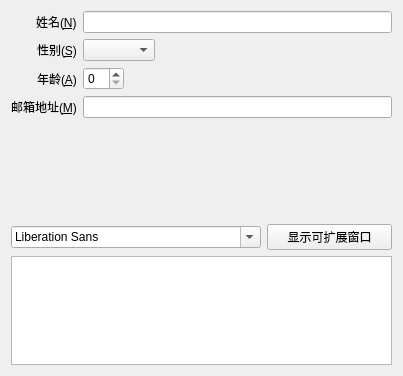
<?xml version="1.0" encoding="UTF-8"?>
<ui version="4.0">
 <class>MyWidgetClass</class>
 <widget class="QWidget" name="MyWidgetClass">
  <property name="geometry">
   <rect>
    <x>0</x>
    <y>0</y>
    <width>403</width>
    <height>376</height>
   </rect>
  </property>
  <property name="minimumSize">
   <size>
    <width>200</width>
    <height>150</height>
   </size>
  </property>
  <property name="maximumSize">
   <size>
    <width>500</width>
    <height>376</height>
   </size>
  </property>
  <property name="windowTitle">
   <string>MyWidget</string>
  </property>
  <layout class="QVBoxLayout" name="verticalLayout">
   <item>
    <layout class="QFormLayout" name="formLayout">
     <property name="fieldGrowthPolicy">
      <enum>QFormLayout::ExpandingFieldsGrow</enum>
     </property>
     <property name="labelAlignment">
      <set>Qt::AlignRight|Qt::AlignTrailing|Qt::AlignVCenter</set>
     </property>
     <item row="0" column="1">
      <widget class="QLineEdit" name="nLineEdit"/>
     </item>
     <item row="1" column="0">
      <widget class="QLabel" name="sLabel">
       <property name="text">
        <string>性别(&amp;S)</string>
       </property>
       <property name="buddy">
        <cstring>sComboBox</cstring>
       </property>
      </widget>
     </item>
     <item row="1" column="1">
      <widget class="QComboBox" name="sComboBox"/>
     </item>
     <item row="2" column="0">
      <widget class="QLabel" name="aLabel">
       <property name="text">
        <string>年龄(&amp;A)</string>
       </property>
       <property name="buddy">
        <cstring>aSpinBox</cstring>
       </property>
      </widget>
     </item>
     <item row="2" column="1">
      <widget class="QSpinBox" name="aSpinBox"/>
     </item>
     <item row="3" column="0">
      <widget class="QLabel" name="mLabel">
       <property name="text">
        <string>邮箱地址(&amp;M)</string>
       </property>
       <property name="buddy">
        <cstring>mLineEdit</cstring>
       </property>
      </widget>
     </item>
     <item row="3" column="1">
      <widget class="QLineEdit" name="mLineEdit"/>
     </item>
     <item row="0" column="0">
      <widget class="QLabel" name="nLabel">
       <property name="text">
        <string>姓名(&amp;N)</string>
       </property>
       <property name="buddy">
        <cstring>nLineEdit</cstring>
       </property>
      </widget>
     </item>
    </layout>
   </item>
   <item>
    <spacer name="verticalSpacer">
     <property name="orientation">
      <enum>Qt::Vertical</enum>
     </property>
     <property name="sizeType">
      <enum>QSizePolicy::Fixed</enum>
     </property>
     <property name="sizeHint" stdset="0">
      <size>
       <width>20</width>
       <height>100</height>
      </size>
     </property>
    </spacer>
   </item>
   <item>
    <layout class="QHBoxLayout" name="horizontalLayout" stretch="2,1">
     <item>
      <widget class="QFontComboBox" name="fontComboBox"/>
     </item>
     <item>
      <widget class="QPushButton" name="pushButton">
       <property name="text">
        <string>显示可扩展窗口</string>
       </property>
       <property name="checkable">
        <bool>true</bool>
       </property>
      </widget>
     </item>
    </layout>
   </item>
   <item>
    <widget class="QTextEdit" name="textEdit">
     <property name="sizePolicy">
      <sizepolicy hsizetype="Expanding" vsizetype="Expanding">
       <horstretch>0</horstretch>
       <verstretch>0</verstretch>
      </sizepolicy>
     </property>
    </widget>
   </item>
  </layout>
 </widget>
 <layoutdefault spacing="6" margin="11"/>
 <resources>
  <include location="MyWidget.qrc"/>
 </resources>
 <connections/>
</ui>
